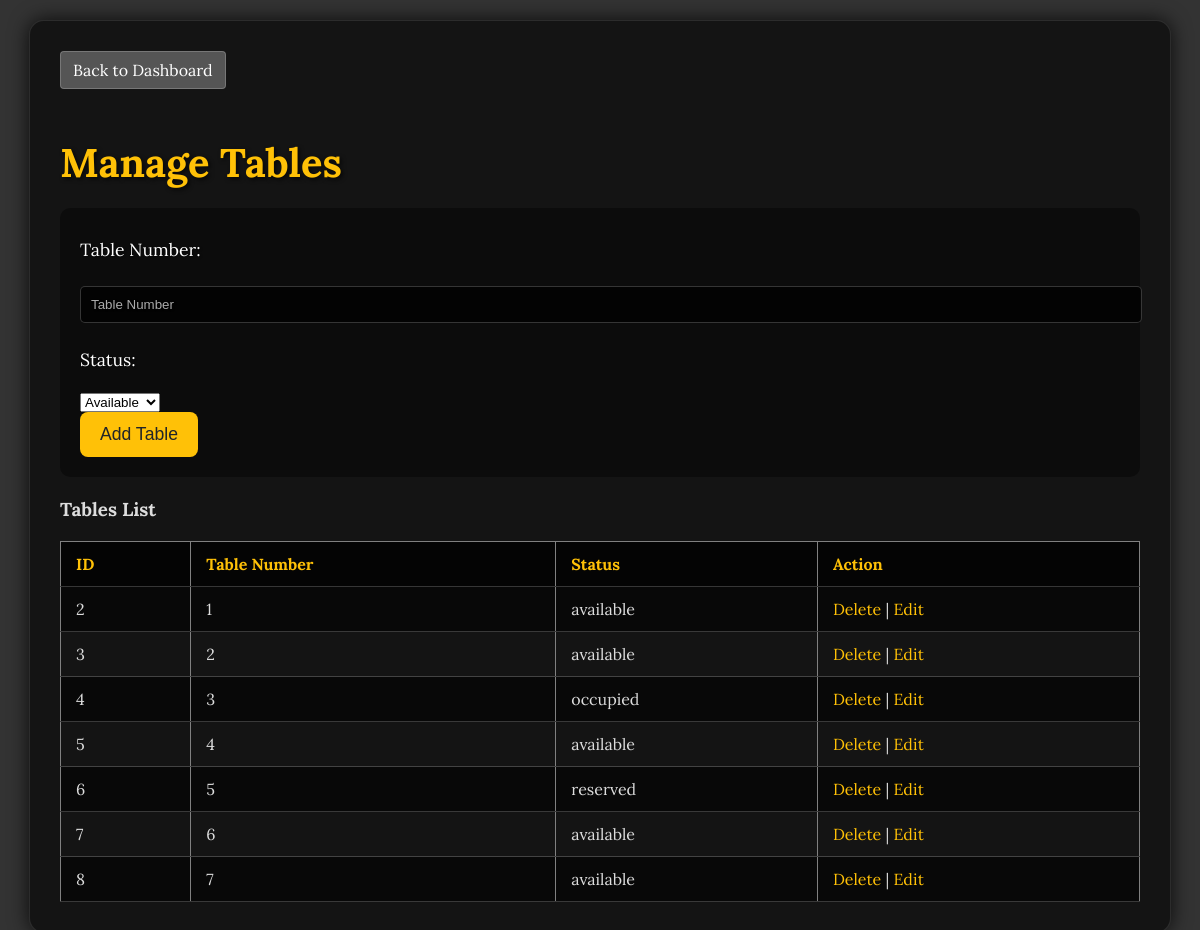
Page /tables/tables.php (signed in) on the committed database.
### tables this page shows
CREATE TABLE `tables` (
  `id` int(11) NOT NULL,
  `table_number` int(11) DEFAULT NULL,
  `status` varchar(20) DEFAULT NULL
);

### tables/tables.php (the view, shortened to what this page needs)
<?php
include "../config/db.php";
function getTables() {
    global $conn;
    $sql = "SELECT * FROM tables";
    return mysqli_query($conn, $sql);
}
?>
<!DOCTYPE html>
<html>
<head>
    <link rel="stylesheet" type="text/css" href="../asset/css/style.css">
</head>
<body>
    <div class="container">
        <a href="../dashboard.php" class="back-button">Back to Dashboard</a>
        <h2>Manage Tables</h2>
        <form method="POST">
            <label for="table_number">Table Number:</label><br>
            <input type="text" id="table_number" name="table_number" placeholder="Table Number" required><br>
            <label for="status">Status:</label><br>
            <select id="status" name="status">
                <option value="available">Available</option>
            </select><br>
            <button type="submit" name="add_table">Add Table</button>
        </form>
        <h3>Tables List</h3>
        <table border="1">
            <thead>
                <tr>
                    <th>ID</th>
                    <th>Table Number</th>
                    <th>Status</th>
                    <th>Action</th>
                </tr>
            </thead>
            <tbody>
                <?php
                $result = getTables();
                if ($result) {
                    while ($row = mysqli_fetch_assoc($result)) {
                        echo "<tr>
                            <td>" . htmlspecialchars($row['id']) . "</td>
                            <td>" . htmlspecialchars($row['table_number']) . "</td>
                            <td>" . htmlspecialchars($row['status']) . "</td>
                            <td>
                                <a href='?delete_table=" . (int)$row['id'] . "'>Delete</a> |
                                <a href='?edit_table=" . (int)$row['id'] . "'>Edit</a>
                            </td>
                        </tr>";
                    }
                } else {
                    echo "<tr><td colspan='4'>Error fetching data: " . mysqli_error($conn) . "</td></tr>";
                }
                ?>
            </tbody>
        </table>
    </div>
</body>
</html>

### asset/css/style.css (style rules this page uses)
body { font-family: 'Lora', serif; background-color: #333; color: #ddd; margin: 0; padding: 0; background-image: url("../asset/img/dark-wood-texture.jpg"); background-size: cover; background-blend-mode: multiply; }
.container { width: 90%; margin: 20px auto; background-color: rgba(0, 0, 0, 0.6); padding: 30px; border-radius: 15px; box-shadow: 0 0 20px rgba(0, 0, 0, 0.8); border: 1px solid rgba(255, 255, 255, 0.1); }
h2 { font-size: 2.5em; color: #ffc107; text-shadow: 2px 2px 4px rgba(0, 0, 0, 0.7); margin-bottom: 20px; }
.back-button { display: inline-block; margin-bottom: 20px; padding: 10px 15px; background-color: rgba(0, 0, 0, 0.8); color: #eee; text-decoration: none; border-radius: 8px; border: 1px solid rgba(255, 255, 255, 0.2); transition: background-color 0.3s ease, color 0.3s ease; }
form { background-color: rgba(0, 0, 0, 0.4); padding: 20px; border-radius: 10px; margin-bottom: 20px; }
label { display: block; margin-top: 10px; color: #fff; font-size: 1.1em; text-shadow: 1px 1px 2px rgba(0, 0, 0, 0.5); }
input[type="text"], input[type="number"], input[type="datetime-local"] { width: 100%; padding: 10px; margin-top: 5px; margin-bottom: 15px; border: 1px solid rgba(255, 255, 255, 0.2); border-radius: 5px; background-color: rgba(0, 0, 0, 0.7); color: #ddd; text-shadow: 1px 1px 2px rgba(0, 0, 0, 0.5); }
input[type="text"]::placeholder, input[type="number"]::placeholder, input[type="datetime-local"]::placeholder { color: #aaa; }
button[type="submit"] { background-color: #ffc107; color: #212529; padding: 12px 20px; border: none; border-radius: 8px; cursor: pointer; font-size: 1.1em; transition: background-color 0.3s ease, color 0.3s ease; }
table { width: 100%; border-collapse: collapse; margin-top: 20px; }
th, td { padding: 12px 15px; text-align: left; border-bottom: 1px solid rgba(255, 255, 255, 0.2); color: #ddd; }
th { background-color: rgba(0, 0, 0, 0.8); color: #ffc107; }
tbody tr:nth-child(odd) { background-color: rgba(0, 0, 0, 0.6); }
tbody a { color: #ffc107; text-decoration: none; }

### tables/tables.php (style rules this page uses)
.back-button { display: inline-block; margin-bottom: 15px; padding: 8px 12px; background-color: #555; color: white; text-decoration: none; border-radius: 4px; }

### rows in the picture
tables: id "2", table_number "1", status "available"
tables: id "3", table_number "2", status "available"
tables: id "4", table_number "3", status "occupied"
tables: id "5", table_number "4", status "available"
tables: id "6", table_number "5", status "reserved"
tables: id "7", table_number "6", status "available"
tables: id "8", table_number "7", status "available"
